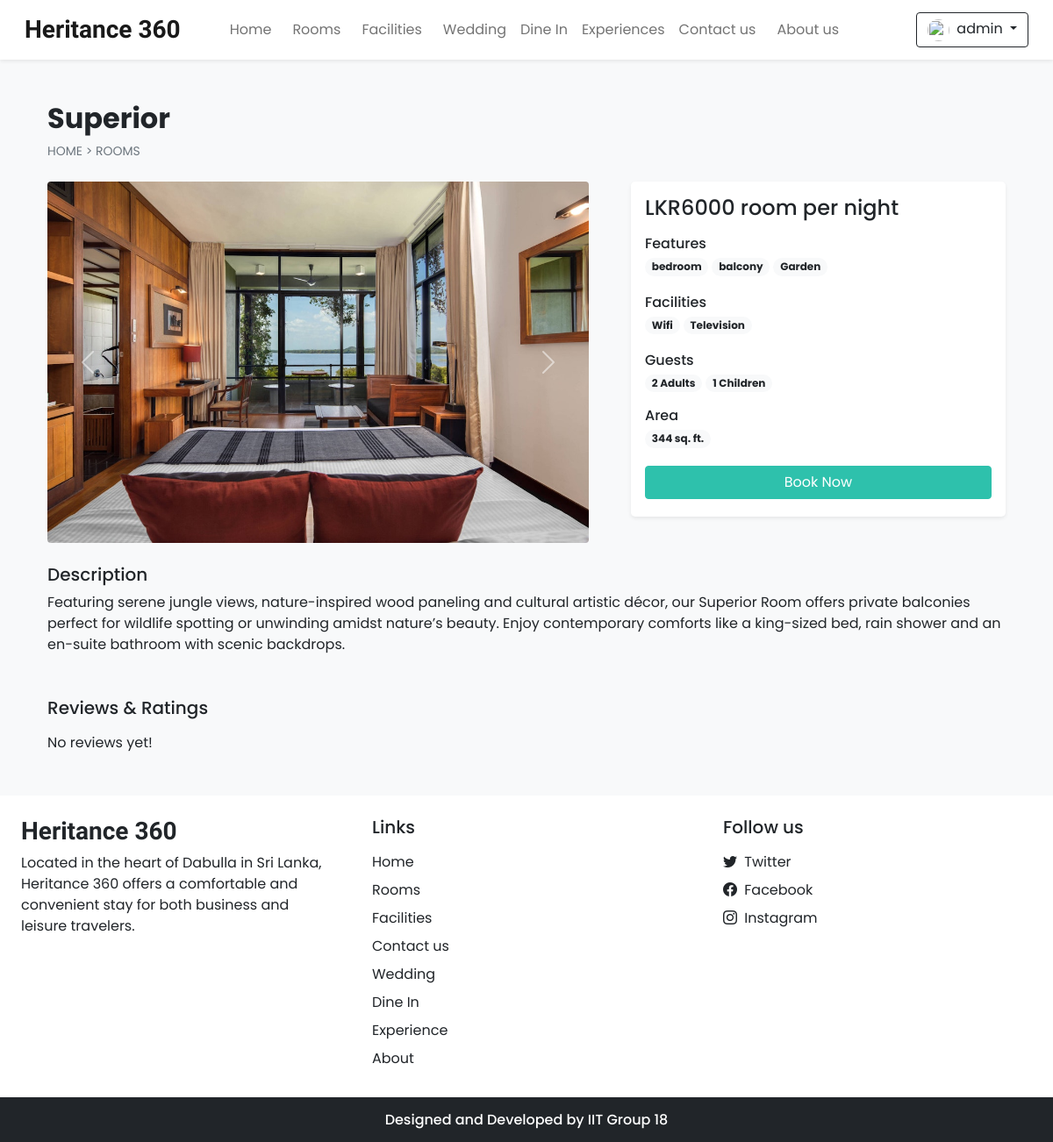
/room_details.php?id=19 (signed in), run on the app's committed database.
### tables this page shows
CREATE TABLE `settings` (
  `sr_no` int NOT NULL AUTO_INCREMENT,
  `site_title` varchar(50) NOT NULL,
  `site_about` varchar(250) NOT NULL,
  `shutdown` tinyint(1) NOT NULL,
  PRIMARY KEY (`sr_no`)
);

CREATE TABLE `rooms` (
  `id` int NOT NULL AUTO_INCREMENT,
  `name` varchar(150) NOT NULL,
  `area` int NOT NULL,
  `price` int NOT NULL,
  `quantity` int NOT NULL,
  `adult` int NOT NULL,
  `children` int NOT NULL,
  `description` varchar(350) NOT NULL,
  `status` tinyint NOT NULL DEFAULT '1',
  `removed` int NOT NULL DEFAULT '0',
  PRIMARY KEY (`id`)
);

CREATE TABLE `room_images` (
  `sr_no` int NOT NULL AUTO_INCREMENT,
  `room_id` int NOT NULL,
  `image` varchar(150) NOT NULL,
  `thumb` tinyint NOT NULL DEFAULT '0',
  PRIMARY KEY (`sr_no`)
);

CREATE TABLE `features` (
  `id` int NOT NULL AUTO_INCREMENT,
  `name` varchar(50) NOT NULL,
  PRIMARY KEY (`id`)
);

CREATE TABLE `facilities` (
  `id` int NOT NULL AUTO_INCREMENT,
  `icon` varchar(100) NOT NULL,
  `name` varchar(50) NOT NULL,
  `description` varchar(250) NOT NULL,
  PRIMARY KEY (`id`)
);

### admin/inc/db_config.php (called while the page is built, shortened)
<?php
  function select($sql,$values,$datatypes)
  {
    $con = $GLOBALS['con'];
    if($stmt = mysqli_prepare($con,$sql))
    {
      if (!empty($values) && !empty($datatypes)) {
      mysqli_stmt_bind_param($stmt, $datatypes, ...$values);
    }
      if(mysqli_stmt_execute($stmt)){
        $res = mysqli_stmt_get_result($stmt);
        return $res;
      }
      else{
        mysqli_stmt_close($stmt);
        die("Query cannot be executed - Select");
      }
    }
    else{
      die("Query cannot be prepared - Select");
    }
  }
?>

### room_details.php (the view, shortened to what this page needs)
<!DOCTYPE html>
<html lang="en">
<head>
  <?php require('inc/links.php'); ?>
</head>
<body class="bg-light">
  <?php require('inc/header.php'); ?>
  <?php
    $data = filteration($_GET);
    $room_res = select("SELECT * FROM `rooms` WHERE `id`=? AND `status`=? AND `removed`=?",[$data['id'],1,0],'iii');
    $room_data = mysqli_fetch_assoc($room_res);
  ?>
  <div class="container">
    <div class="row">
      <div class="col-12 my-5 mb-4 px-4">
        <h2 class="fw-bold"><?php echo $room_data['name'] ?></h2>
        <div style="font-size: 14px;">
          <a href="index.php" class="text-secondary text-decoration-none">HOME</a>
          <span class="text-secondary"> > </span>
          <a href="rooms.php" class="text-secondary text-decoration-none">ROOMS</a>
        </div>
      </div>
      <div class="col-lg-7 col-md-12 px-4">
        <div id="roomCarousel" class="carousel slide" data-bs-ride="carousel">
          <div class="carousel-inner">
            <?php
              $room_img = ROOMS_IMG_PATH."thumbnail.jpg";
              $img_q = mysqli_query($con,"SELECT * FROM `room_images`
                WHERE `room_id`='$room_data[id]'");
              if(mysqli_num_rows($img_q)>0)
              {
                $active_class = 'active';
                while($img_res = mysqli_fetch_assoc($img_q))
                {
                  echo"
                    <div class='carousel-item $active_class'>
                      <img src='".ROOMS_IMG_PATH.$img_res['image']."' class='d-block w-100 rounded'>
                    </div>
                  ";
                  $active_class='';
                }
              }
              else{
                echo"<div class='carousel-item active'>
                  <img src='$room_img' class='d-block w-100'>
                </div>";
              }
            ?>
          </div>
          <button class="carousel-control-prev" type="button" data-bs-target="#roomCarousel" data-bs-slide="prev">
            <span class="carousel-control-prev-icon" aria-hidden="true"></span>
          </button>
          <button class="carousel-control-next" type="button" data-bs-target="#roomCarousel" data-bs-slide="next">
            <span class="carousel-control-next-icon" aria-hidden="true"></span>
          </button>
        </div>
      </div>
      <div class="col-lg-5 col-md-12 px-4">
        <div class="card mb-4 border-0 shadow-sm rounded-3">
          <div class="card-body">
            <?php
              echo<<<price
                <h4>LKR$room_data[price] room per night</h4>
              price;
              $fea_q = mysqli_query($con,"SELECT f.name FROM `features` f
                INNER JOIN `room_features` rfea ON f.id = rfea.features_id
                WHERE rfea.room_id = '$room_data[id]'");
              $features_data = "";
              while($fea_row = mysqli_fetch_assoc($fea_q)){
                $features_data .="<span class='badge rounded-pill bg-light text-dark text-wrap me-1 mb-1'>
                  $fea_row[name]
                </span>";
              }
              echo<<<features
                <div class="mb-3">
                  <h6 class="mb-1">Features</h6>
                  $features_data
                </div>
              features;
              $fac_q = mysqli_query($con,"SELECT f.name FROM `facilities` f
                INNER JOIN `room_facilities` rfac ON f.id = rfac.facilities_id
                WHERE rfac.room_id = '$room_data[id]'");
              $facilities_data = "";
              while($fac_row = mysqli_fetch_assoc($fac_q)){
                $facilities_data .="<span class='badge rounded-pill bg-light text-dark text-wrap me-1 mb-1'>
                  $fac_row[name]
                </span>";
              }
              echo<<<facilities
                <div class="mb-3">
                  <h6 class="mb-1">Facilities</h6>
                  $facilities_data
                </div>
              facilities;
              echo<<<guests
                <div class="mb-3">
                  <h6 class="mb-1">Guests</h6>
                  <span class="badge rounded-pill bg-light text-dark text-wrap">
                    $room_data[adult] Adults
                  </span>
                  <span class="badge rounded-pill bg-light text-dark text-wrap">
                    $room_data[children] Children
                  </span>
                </div>
              guests;
              echo<<<area
                <div class="mb-3">
                  <h6 class="mb-1">Area</h6>
                  <span class='badge rounded-pill bg-light text-dark text-wrap me-1 mb-1'>
                    $room_data[area] sq. ft.
                  </span>
                </div>
              area;
              if(!$settings_r['shutdown']){
                $login=0;
                if(isset($_SESSION['login']) && $_SESSION['login']==true){
                  $login=1;
                }
                echo<<<book
                  <button onclick='checkLoginToBook($login,$room_data[id])' class="btn w-100 text-white custom-bg shadow-none mb-1">Book Now</button>
                book;
              }
            ?>
          </div>
        </div>
      </div>
      <div class="col-12 mt-4 px-4">
        <div class="mb-5">
          <h5>Description</h5>
          <p>
            <?php echo $room_data['description'] ?>
          </p>
        </div>
        <div>
          <h5 class="mb-3">Reviews & Ratings</h5>
          <?php
            $review_q = "SELECT rr.*,uc.name AS uname, uc.profile, r.name AS rname FROM `rating_review` rr
              INNER JOIN `user_cred` uc ON rr.user_id = uc.id
              INNER JOIN `rooms` r ON rr.room_id = r.id
              WHERE rr.room_id = '$room_data[id]'
              ORDER BY `sr_no` DESC LIMIT 15";
            $review_res = mysqli_query($con,$review_q);
            if(mysqli_num_rows($review_res)==0){
              echo 'No reviews yet!';
            }
          ?>
        </div>
      </div>
    </div>
  </div>
  <?php require('inc/footer.php'); ?>
</body>
</html>

### inc/header.php (shortened to what this page needs)
<nav id="nav-bar" class="navbar navbar-expand-lg navbar-light bg-white px-lg-3 py-lg-2 shadow-sm sticky-top">
  <div class="container-fluid">
    <a class="navbar-brand me-5 fw-bold fs-3 h-font" href="index.php"><?php echo $settings_r['site_title'] ?></a>
    <div class="collapse navbar-collapse" id="navbarSupportedContent">
      <ul class="navbar-nav me-auto mb-2 mb-lg-0">
        <li class="nav-item">
          <a class="nav-link me-2" href="index.php">Home</a>
        </li>
        <li class="nav-item">
          <a class="nav-link me-2" href="rooms.php">Rooms</a>
        </li>
        <li class="nav-item">
          <a class="nav-link me-2" href="facilities.php">Facilities</a>
        </li>
        <li class="nav-item">
          <a class="nav-link" href="wedding_halls.php">Wedding</a>
        </li>
        <li class="nav-item">
          <a class="nav-link" href="dine_in.php">Dine In</a>
        </li>
        <li class="nav-item">
          <a class="nav-link" href="experience.php">Experiences</a>
        </li>
        <li class="nav-item">
          <a class="nav-link me-2" href="contact.php">Contact us</a>
        </li>
        <li class="nav-item">
          <a class="nav-link" href="about.php">About us</a>
        </li>
      </ul>
      <div class="d-flex">
        <?php
          if(isset($_SESSION['login']) && $_SESSION['login']==true)
          {
            $path = USERS_IMG_PATH;
            echo<<<data
              <div class="btn-group">
                <button type="button" class="btn btn-outline-dark shadow-none dropdown-toggle" data-bs-toggle="dropdown" data-bs-display="static" aria-expanded="false">
                  <img src="$path$_SESSION[uPic]" style="width: 25px; height: 25px;" class="me-1 rounded-circle">
                  $_SESSION[uName]
                </button>
                <ul class="dropdown-menu dropdown-menu-lg-end">
                  <li><a class="dropdown-item" href="profile.php">Profile</a></li>
                  <li><a class="dropdown-item" href="bookings.php">Bookings</a></li>
                  <li><a class="dropdown-item" href="logout.php">Logout</a></li>
                </ul>
              </div>
            data;
          }
        ?>
      </div>
    </div>
  </div>
</nav>

### inc/footer.php (shortened to what this page needs)
<div class="container-fluid bg-white mt-5">
    <div class="row">
        <div class="col-lg-4 p-4">
            <h3 class="h-font fw-bold fs-3 mb-2"><?php echo $settings_r['site_title'] ?></h3>
            <p>
                <?php echo $settings_r['site_about'] ?>
            </p>
        </div>
        <div class="col-lg-4 p-4">
            <h5 class="mb-3">Links</h5>
            <a href="index.php" class="d-inline-block mb-2 text-dark text-decoration-none">Home</a> <br>
            <a href="rooms.php" class="d-inline-block mb-2 text-dark text-decoration-none">Rooms</a> <br>
            <a href="facilities.php" class="d-inline-block mb-2 text-dark text-decoration-none">Facilities</a> <br>
            <a href="contact.php" class="d-inline-block mb-2 text-dark text-decoration-none">Contact us</a> <br>
            <a href="wedding_halls.php" class="d-inline-block mb-2 text-dark text-decoration-none">Wedding</a><br>
            <a href="dine_in.php" class="d-inline-block mb-2 text-dark text-decoration-none">Dine In</a><br>
            <a href="experience.php" class="d-inline-block mb-2 text-dark text-decoration-none">Experience</a><br>
            <a href="about.php" class="d-inline-block mb-2 text-dark text-decoration-none">About</a><br>
        </div>
        <div class="col-lg-4 p-4">
            <h5 class="mb-3">Follow us</h5>
            <?php
            if ($contact_r['tw'] != '') {
                echo <<<data
              <a href="$contact_r[tw]" class="d-inline-block text-dark text-decoration-none mb-2">
                <i class="bi bi-twitter me-1"></i> Twitter
              </a><br>
            data;
            }
            ?>
            <a href="<?php echo $contact_r['fb'] ?>" class="d-inline-block text-dark text-decoration-none mb-2">
                <i class="bi bi-facebook me-1"></i> Facebook
            </a><br>
            <a href="<?php echo $contact_r['insta'] ?>" class="d-inline-block text-dark text-decoration-none">
                <i class="bi bi-instagram me-1"></i> Instagram
            </a><br>
        </div>
    </div>
</div>
<h6 class="text-center bg-dark text-white p-3 m-0">Designed and Developed by IIT Group 18</h6>

### css/common.css (style rules this page uses)
:root { --teal: #2ec1ac; --teal_hover: #279e8c; }
* { font-family: 'Poppins', sans-serif; }
.h-font { font-family: 'Merienda', cursive; }
.custom-bg { background-color: var(--teal); border: 1px solid var(--teal); }

### data on the page
settings: site_title "Heritance 360", site_about "Located in the heart of Dabulla in Sri Lanka, Heritance 360 offers a comfortable and convenient stay for both business and leisure travelers."
rooms: name "Superior", price "6000", adult "2", children "1", area "344", description "Featuring serene jungle views, nature-inspired wood paneling and cultural artistic décor, our Superior Room offers private balconies perfect for wildlife spotting or unwinding amidst nature’s beauty. Enjoy contemporary comforts like a king-sized bed, rain shower and an en-suite bathroom with scenic backdrops."
room_images: image (picture)
features: name "bedroom"
features: name "balcony"
features: name "Garden"
facilities: name "Wifi"
facilities: name "Television"

### other printed values
$_SESSION[uName] "admin"
